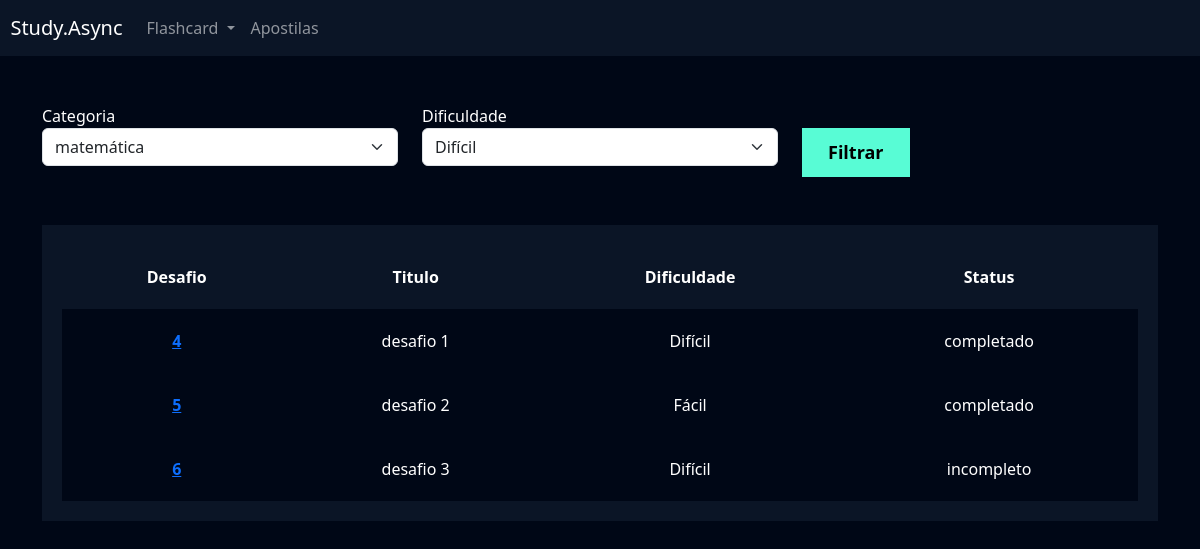
/flashcard/listar_desafio/ (signed in), run on the app's committed database.
### flashcard/models.py (models this page shows, shortened)
class Desafio(models.Model):
    user = models.ForeignKey(User, on_delete=models.DO_NOTHING)
    titulo = models.CharField(max_length=100)
    categoria = models.ManyToManyField(Categoria)
    quantidade_perguntas = models.IntegerField()
    dificuldade = models.CharField(max_length=1, choices=Flashcard.DIFICULDADE_CHOICES)
    flashcards = models.ManyToManyField(FlashcardDesafio)
    @property
    def status(self):
        faltantes = self.flashcards.filter(respondido=False).count()
        if faltantes:
            return 'incompleto'
        return 'completado'

### flashcard/views.py (the view)
# urls.py: path('listar_desafio/', views.listar_desafio, name = 'flashcard-listar_desafio'),
@require_http_methods(['GET'])
@login_required(login_url = '/usuarios/login/')
def listar_desafio(request):
    categoria_filtrar = request.GET.get('categoria')
    dificuldade_filtrar = request.GET.get('dificuldade')
    categorias = Categoria.objects.all()
    dificuldades = Flashcard.DIFICULDADE_CHOICES
    desafios = Desafio.objects.filter(user = request.user)
    if dificuldade_filtrar:
        desafios = desafios.filter(dificuldade = dificuldade_filtrar)
    return render(request, 'listar_desafio.html', {
        'categorias': categorias,
        'dificuldades': dificuldades,
        'desafios': desafios
    })

### flashcard/templates/listar_desafio.html (shortened to what this page needs)
{% extends "base.html" %}
{% load static %}
{% block cabecalho %}
<link href="{% static 'usuarios/css/cadastro.css' %}" rel="stylesheet">
<link href="{% static 'flashcard/css/novo_flashcard.css' %}" rel="stylesheet">
<link href="{% static 'flashcard/css/iniciar_desafio.css' %}" rel="stylesheet">
<link href="{% static 'flashcard/css/desafio.css' %}" rel="stylesheet">
<link href='https://unpkg.com/boxicons@2.1.4/css/boxicons.min.css' rel='stylesheet'>
{% endblock cabecalho %}
{% block main %}
<div class="container">
	<br>
	<br>
	<div class="row">
	<div class="col-md">
	<form action="{% url 'flashcard-listar_desafio' %}" method="GET">
	<label for="">Categoria</label>
	<select name="categoria" class="form-select">
		{% for categoria in categorias %}
			<option value = "{{categoria.id}}">{{categoria.nome}}</option>
		{% endfor %}
	</select>
	</div>
	<div class="col-md">
	<label for="">Dificuldade</label>
	<select name="dificuldade" class="form-select">
		{% for valor, nome in dificuldades %}
			<option value = "{{valor}}">{{nome}}</option>
		{% endfor %}
	</select>
	</div>
    <br>
    <div class="col-md">
	<br>
	<input type="submit" value="Filtrar" class="btn-cadastro">
	</div>
	</div>
	<br>
	<br>
	<div class="box-listar">
	<table>
	<thead>
	<tr>
	<th scope="col">Desafio</th>
	<th scope="col">Titulo</th>
	<th scope="col">Dificuldade</th>
	<th scope="col">Status</th>
	</tr>
	</thead>
	<tbody>
	{% for desafio in desafios %}
	<tr class="linha">
	<th><a href="{% url 'flashcard-desafio' desafio.id %}">{{desafio.id}}</a></th>
	<td>{{desafio.titulo}}</td>
	<td>{{desafio.get_dificuldade_display}}</td>
	<td>{{desafio.status}}</td>
	</tr>
	{% endfor %}
	</tbody>
	</table>
	</div>
</div>
{% endblock main %}

### templates/base.html (shortened to what this page needs)
{% load static %}
<!doctype html>
<html lang = "pt-br">
<head>
    <link rel="stylesheet" href="https://cdn.jsdelivr.net/npm/bootstrap@5.3.2/dist/css/bootstrap.min.css">
    <link rel="stylesheet" href = {% static 'geral/css/base.css' %}>
    {% block cabecalho %} {% endblock %}
</head>
<body>
    <nav style="background-color: var(--main-color)" class="navbar navbar-expand-lg navbar-dark">
<a class="navbar-brand" href="{% url 'flashcard-novo_flashcard' %}">&nbsp&nbspStudy.Async</a>
<div class="collapse navbar-collapse" id="navbarNav">
<ul class="navbar-nav">
<li class="nav-item dropdown">
<a class="nav-link dropdown-toggle" href="#" id="navbarDropdown" role="button" data-bs-toggle="dropdown" aria-expanded="false">
Flashcard
</a>
</li>
<li class="nav-item">
<a class="nav-link" href="{% url 'adicionar_apostilas' %}">Apostilas</a>
</li>
</ul>
</div>
</nav>
    {% block main %}
    {% endblock %}
</body>
</html>

### templates/static/geral/css/base.css (style rules this page uses)
:root { --main-color: #0b1526; --dark-color: #000716; --secondary-dark-color: rgb(15, 2, 26); --light-color: #00c1f3; --contrast-color: #f4c96b; --differential-color: #58fcd5 }
body { background-color: var(--dark-color) !important; color: white !important; }

### templates/static/usuarios/css/cadastro.css (style rules this page uses)
* { margin: 0; padding: 0; }
.btn-cadastro { padding: 10px; background-color: #58fcd5; border: none; border: 1px solid #58fcd5; font-size: 18px; font-weight: bold; padding-left: 25px; padding-right: 25px; }

### templates/static/flashcard/css/desafio.css (style rules this page uses)
.box-listar { background-color: #0b1526; padding: 20px; }
table { width: 100%; padding: 20px; text-align: center; }
.linha { height: 40px; background-color: var(--dark-color); padding: 20px; }
td, th { padding: 20px; }
tr { background-color: var(--main-color); }

### data on the page
Desafio: id "4", titulo "desafio 1", dificuldade "Difícil", status "completado"
Desafio: id "5", titulo "desafio 2", dificuldade "Fácil", status "completado"
Desafio: id "6", titulo "desafio 3", dificuldade "Difícil", status "incompleto"

### other printed values
form field categoria "matemática"
form field dificuldade "Difícil"
